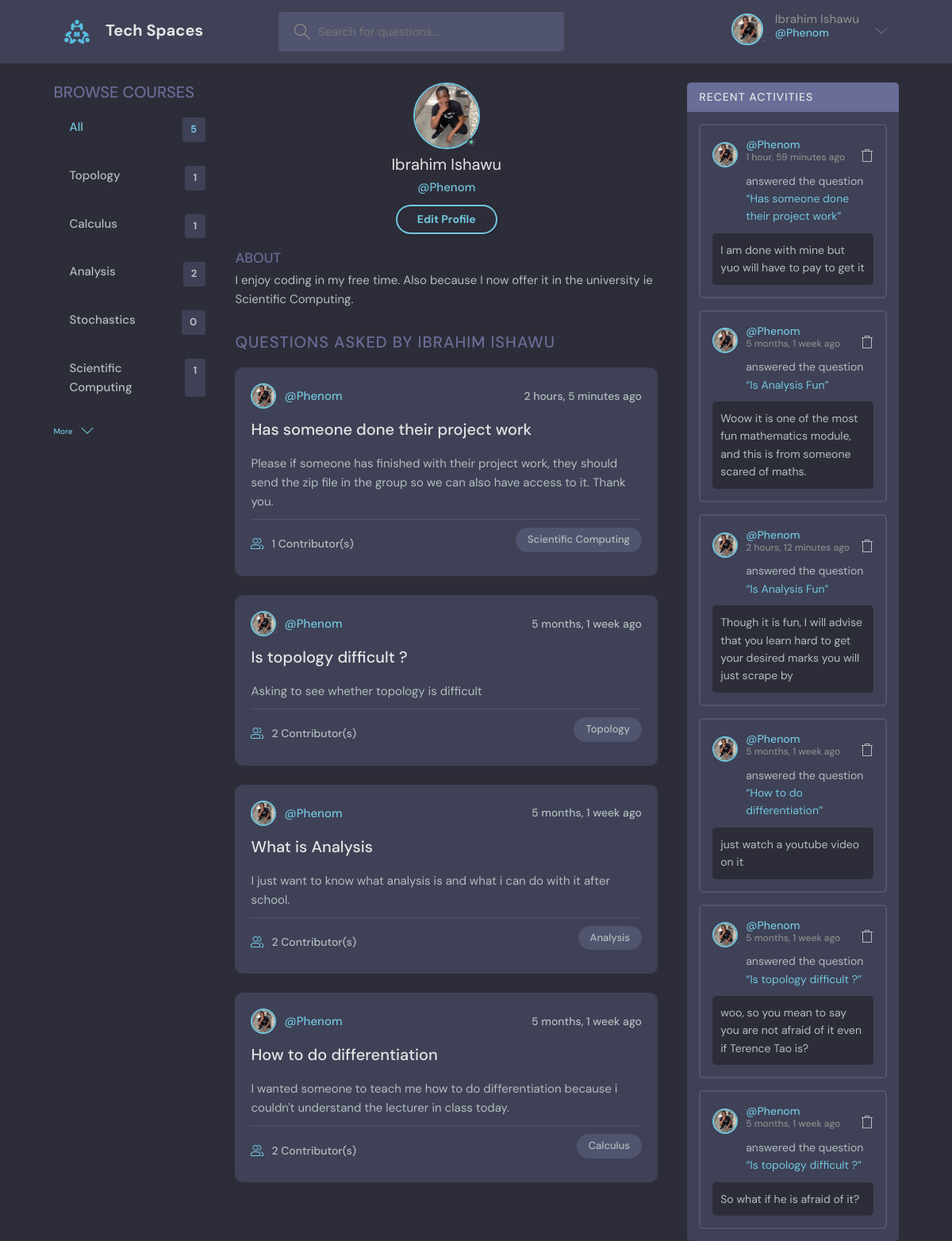
The page /accounts/Phenom/profile/view/ (signed in) on the database its author committed.
### core/models.py (models this page shows, shortened)
class User(AbstractUser):
    name = models.CharField(max_length=200, null=True)
    email = models.EmailField(unique=True, null=True)
    bio = models.TextField(null=True)
    avatar = models.ImageField(null=True, default='avatar.svg', upload_to='avatars')
    REQUIRED_FIELDS = []

class Course(models.Model):
    name = models.CharField(max_length=200)
    def __str__(self):
        return self.name

class Question(models.Model):
    student = models.ForeignKey(User, on_delete=models.SET_NULL, null=True)
    course = models.ForeignKey(Course, on_delete=models.SET_NULL, null=True)
    name = models.CharField(max_length=200)
    description = models.TextField(null=True, blank=True)
    contributors = models.ManyToManyField(User, related_name='participants', blank=True)
    updated = models.DateTimeField(auto_now=True)
    created = models.DateTimeField(auto_now_add=True)
    class Meta:
        ordering = ["-updated", "-created"]

class Answer(models.Model):
    student = models.ForeignKey(User, on_delete=models.CASCADE)
    question = models.ForeignKey(Question, on_delete=models.CASCADE)
    body = models.TextField()
    updated = models.DateTimeField(auto_now=True)
    created = models.DateTimeField(auto_now_add=True)
    up_votes = models.PositiveIntegerField(default=0)
    down_votes = models.PositiveIntegerField(default=0)
    class Meta:
        ordering = ["-up_votes", "-created"]

### user_authentication/views.py (the view)
# urls.py: path('<username>/profile/view/', views.ProfileView.as_view(), name='profile'),
class ProfileView(LoginRequiredMixin, View):
    def get(self, request, username):
        get_user = get_object_or_404(User, username=username)
        user_answers = get_user.answer_set.all() # type: ignore
        user_questions = get_user.question_set.all() # type: ignore
        courses = Course.objects.filter()
        question_count = Question.objects.all().count()
        context = {
            'user': get_user,
            'query_questions': user_questions,
            'student_answers': user_answers,
            'courses': courses,
            'question_count': question_count,
        }
        return render(request, 'user_authentication/profile.html', context)

### user_authentication/templates/user_authentication/profile.html (shortened to what this page needs)
{% extends 'core/base.html' %}
{% block content %}
  <main class="profile-page layout layout--3">
    <div class="container">
      {% include 'core/_courses.html' %}
      <div class="roomList">
        <div class="profile">
          <div class="profile__avatar">
            <div class="avatar avatar--large active">
              <img src="{{ user.avatar.url }}" />
            </div>
          </div>
          <div class="profile__info">
            <h3>{{ user.name }}</h3>
            <p>@{{ user.username }}</p>
            {% if request.user == user %}
              <a href="{% url 'update_profile' %}" class="btn btn--main btn--pill">Edit Profile</a>
            {% endif %}
          </div>
          <div class="profile__about">
            <h3>About</h3>
            <p>{{ user.bio }}
            </p>
          </div>
        </div>
        <div class="roomList__header">
          <div>
            <h2>Questions asked by {{ user.name }}</a>
            </h2>
          </div>
        </div>
        {% for question in query_questions %}
          <div class="roomListRoom">
            <div class="roomListRoom__header">
              <a href="{% url 'profile' question.student.username %}" class="roomListRoom__author">
                <div class="avatar avatar--small">
                  <img src="{{ question.student.avatar.url }}" />
                </div>
                <span>@{{ question.student.username }}</span>
              </a>
              <div class="roomListRoom__actions">
                <span>{{ question.created | timesince }} ago</span>
              </div>
            </div>
            <div class="roomListRoom__content">
              <a href="{% url 'get_question' question.id %}">{{ question.name }}</a>
              <p>
                {{ question.description }}
              </p>
            </div>
            <div class="roomListRoom__meta">
              <a href="{% url 'get_question' question.id %}" class="roomListRoom__joined">
                {{ question.contributors.all.count }} Contributor(s)
              </a>
              <p class="roomListRoom__topic">{{ question.course }}</p>
            </div>
          </div>
        {% endfor %}
      </div>
      <div class="activities">
        <div class="activities__header">
          <h2>Recent Activities</h2>
        </div>
        {% for answer in student_answers %}
          <div class="activities__box">
            <div class="activities__boxHeader roomListRoom__header">
              <a href="{% url 'profile' answer.student.username %}" class="roomListRoom__author">
                <div class="avatar avatar--small">
                  <img src="{{ answer.student.avatar.url }}" />
                </div>
                <p>
                  @{{ answer.student.username }}
                  <span>{{ answer.created | timesince }} ago</span>
                </p>
              </a>
              <div class="roomListRoom__actions">
              {% if request.user == answer.student %}
                <a href="{% url 'delete_answer' answer.id %}">
                </a>
              {% endif %}
              </div>
            </div>
            <div class="activities__boxContent">
              <p>answered the question
              <a href="{% url 'get_question' answer.question.id %}">
              “{{ answer.question.name }}”</a></p>
              <div class="activities__boxRoomContent">
                {{ answer.body }}
              </div>
            </div>
          </div>
        {% endfor %}
      </div>
    </div>
  </main>
{% endblock content %}

### core/templates/core/_header.html (shortened to what this page needs)
{% load static %}
<header class="header header--loggedIn">
      <div class="container">
        <a href="/" class="header__logo">
          <img src="{% static 'core/img/logo.svg' %}" />
          <h1>Tech Spaces</h1>
        </a>
        <form class="header__search">
          <label>
            <input name='query' placeholder="Search for questions..." />
          </label>
        </form>
        <nav class="header__menu">
          {% if not request.user.is_authenticated %}
            <a href="{% url 'login' %}">
              <img src="{% static 'core/img/avatar.svg' %}" />
              <p>Login</p>
            </a>
          {% else %}
            <div class="header__user">
              <a href="{% url 'update_profile' %}">
                <div class="avatar avatar--medium active">
                  <img src="{{ request.user.avatar.url }}" />
                </div>
                <p>{{ request.user.name }} <span>@{{ request.user.username }}</span></p>
              </a>
              <button class="dropdown-button">
                <svg version="1.1" xmlns="http://www.w3.org/2000/svg" width="32" height="32" viewBox="0 0 32 32">
                  <title>chevron-down</title>
                  <path d="M16 21l-13-13h-3l16 16 16-16h-3l-13 13z"></path>
                </svg>
              </button>
            </div>
          {% endif %}
        </nav>
      </div>
    </header>

### core/templates/core/_courses.html
<div class="topics">
    <div class="topics__header">
        <h2>Browse Courses</h2>
    </div>
    <ul class="topics__list">
        <li>
            <a href="/" class="active">All <span>{{ question_count }}</span></a>
        </li>
        {% for course in courses %}
            <li>
                <a href="{% url 'home' %}?query={{ course.name }}">{{ course }} <span>
                {{ course.question_set.all.count }}</span></a>
            </li>
        {% endfor %}
    </ul>
    <a class="btn btn--link" href="{% url 'all_courses' %}">
        More
        <svg version="1.1" xmlns="http://www.w3.org/2000/svg" width="32" height="32" viewBox="0 0 32 32">
        <title>chevron-down</title>
        <path d="M16 21l-13-13h-3l16 16 16-16h-3l-13 13z"></path>
        </svg>
    </a>
</div>

### rows shown on the page
User: user.avatar (picture), user.name "Ibrahim Ishawu", user.username "Phenom", avatar (picture), name "Ibrahim Ishawu", username "Phenom", bio "I enjoy coding in my free time. Also because I now offer it in the university ie Scientific Computing.", name "IBRAHIM ISHAWU"
Course: name "Topology", question_set.all.count "1"
Course: name "Calculus", question_set.all.count "1"
Course: name "Analysis", question_set.all.count "2"
Course: name "Stochastics", question_set.all.count "0"
Course: name "Scientific Computing", question_set.all.count "1"
Question: student.avatar (picture), student.username "Phenom", created "2 hours, 5 minutes", name "Has someone done their project work", description "Please if someone has finished with their project work, they should send the zip file in the group so we can also have access to it. Thank you.", contributors.all.count "1", course "Scientific Computing"
Question: student.avatar (picture), student.username "Phenom", created "5 months, 1 week", name "Is topology difficult ?", description "Asking to see whether topology is difficult", contributors.all.count "2", course "Topology"
Question: student.avatar (picture), student.username "Phenom", created "5 months, 1 week", name "What is Analysis", description "I just want to know what analysis is and what i can do with it after school.", contributors.all.count "2", course "Analysis"
Question: student.avatar (picture), student.username "Phenom", created "5 months, 1 week", name "How to do differentiation", description "I wanted someone to teach me how to do differentiation because i couldn't understand the lecturer in class today.", contributors.all.count "2", course "Calculus"
Answer: student.avatar (picture), student.username "Phenom", created "1 hour, 59 minutes", question.name "Has someone done their project work", body "I am done with mine but yuo will have to pay to get it"
Answer: student.avatar (picture), student.username "Phenom", created "5 months, 1 week", question.name "Is Analysis Fun", body "Woow it is one of the most fun mathematics module, and this is from someone scared of maths."
Answer: student.avatar (picture), student.username "Phenom", created "2 hours, 12 minutes", question.name "Is Analysis Fun", body "Though it is fun, I will advise that you learn hard to get your desired marks you will just scrape by"
Answer: student.avatar (picture), student.username "Phenom", created "5 months, 1 week", question.name "How to do differentiation", body "just watch a youtube video on it"
Answer: student.avatar (picture), student.username "Phenom", created "5 months, 1 week", question.name "Is topology difficult ?", body "woo, so you mean to say you are not afraid of it even if Terence Tao is?"
Answer: student.avatar (picture), student.username "Phenom", created "5 months, 1 week", question.name "Is topology difficult ?", body "So what if he is afraid of it?"

### other values the page prints
{{ question_count }} "5"
